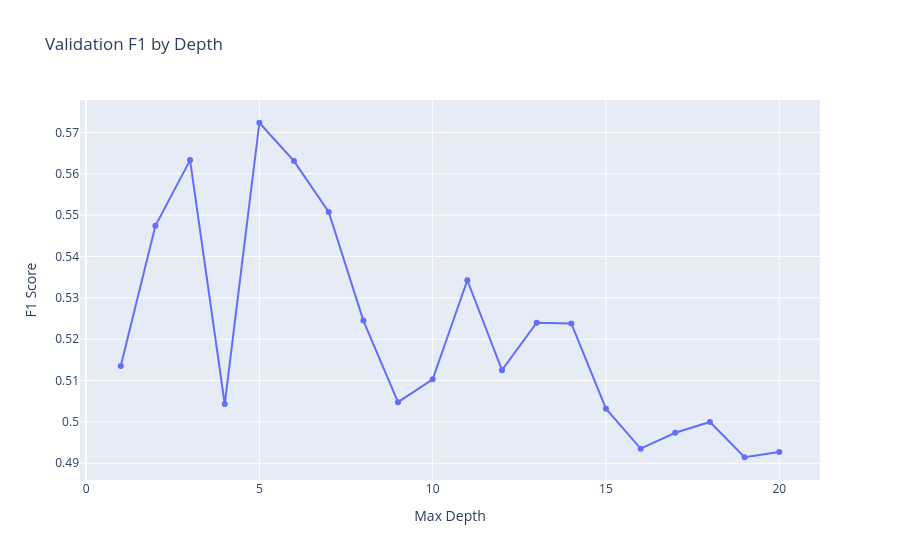

Notebook code cell kept with this figure:
### Markdown cell above
#### 4.3.2 - Upsample

### Code cell
model_dtc_up, depth, f1_dtc_up, roc_auc_dtc_up = dtc_optimizer(
    features_train_le_up,
    target_train_le_up,
    features_val_le,
    target_val_le
)

scores_df.loc[len(scores_df)] = [
    'model_dtc_up',
    '',
    depth,
    f1_dtc_up,
    roc_auc_dtc_up]

### Figure 1 — Plotly figure (JSON) as saved in the notebook; plotly's stock layout.template omitted (floating-point values rounded to 4 significant figures)
{"data": [{"hovertemplate": "Max Depth=%{x}<br>F1 Score=%{y}<extra></extra>", "legendgroup": "", "line": {"color": "#636efa", "dash": "solid"}, "marker": {"symbol": "circle"}, "mode": "lines+markers", "name": "", "orientation": "v", "showlegend": false, "type": "scatter", "x": [1.0, 2.0, 3.0, 4.0, 5.0, 6.0, 7.0, 8.0, 9.0, 10.0, 11.0, 12.0, 13.0, 14.0, 15.0, 16.0, 17.0, 18.0, 19.0, 20.0], "xaxis": "x", "y": [0.5135, 0.5474, 0.5633, 0.5043, 0.5723, 0.5631, 0.5508, 0.5245, 0.5048, 0.5103, 0.5343, 0.5125, 0.524, 0.5238, 0.5032, 0.4935, 0.4974, 0.5, 0.4915, 0.4927], "yaxis": "y"}], "layout": {"legend": {"tracegroupgap": 0}, "title": {"text": "Validation F1 by Depth"}, "xaxis": {"anchor": "y", "domain": [0, 1], "title": {"text": "Max Depth"}}, "yaxis": {"anchor": "x", "domain": [0, 1], "title": {"text": "F1 Score"}}}}
